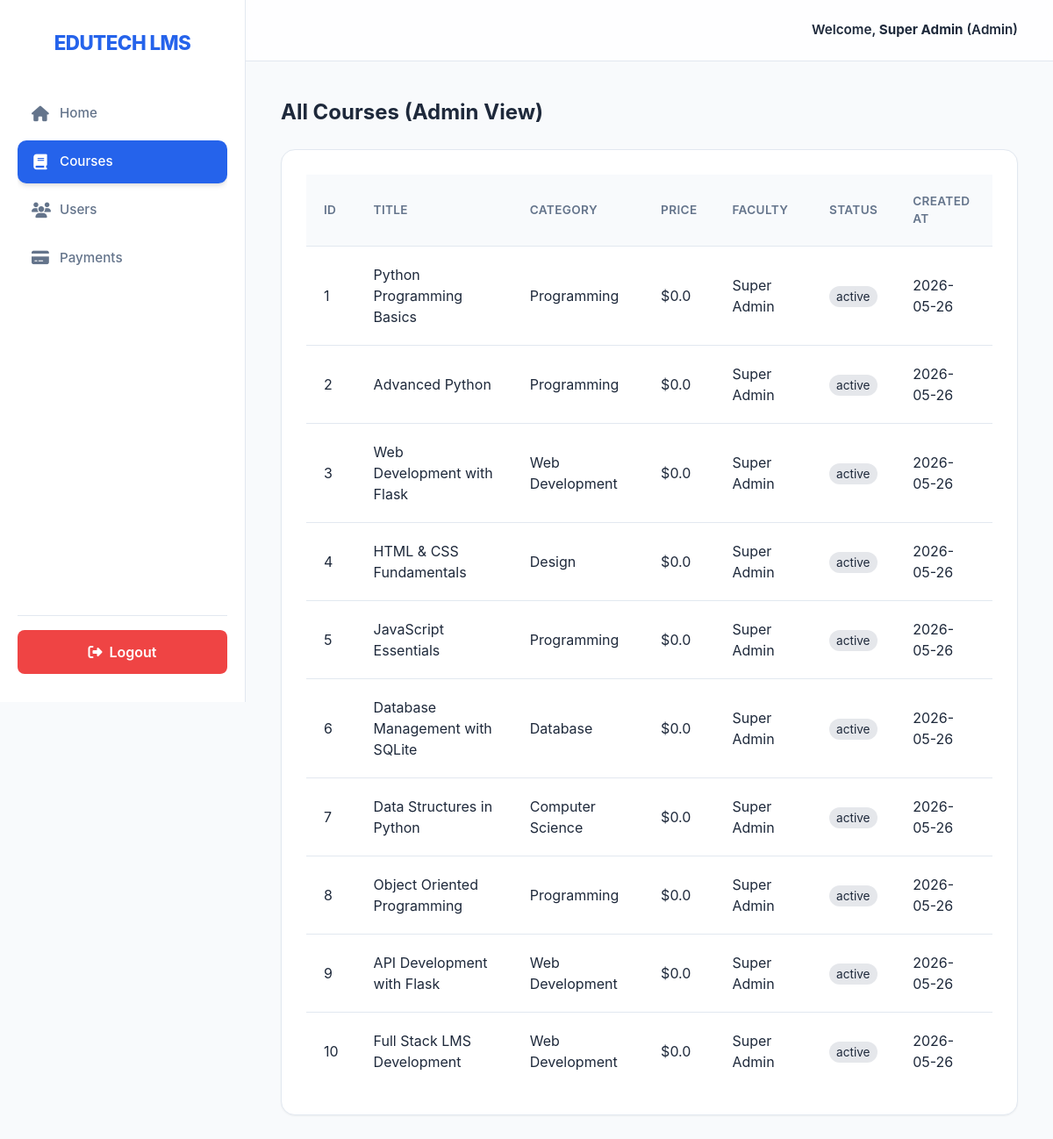
The page /admin/courses (signed in) on the database as committed earlier.
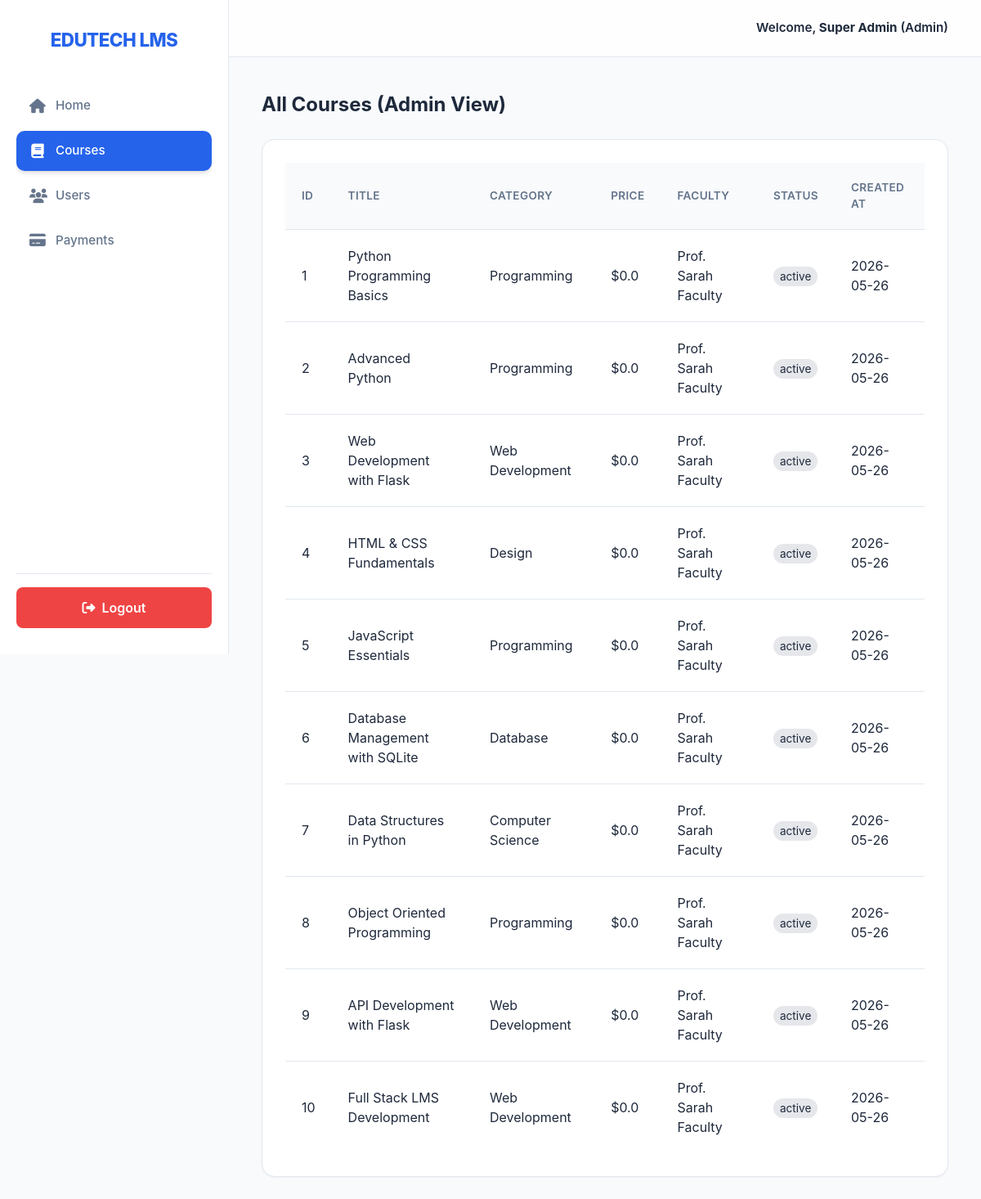
The same page on the database as committed later.
### tables this page shows
CREATE TABLE users (
        id INTEGER PRIMARY KEY AUTOINCREMENT,
        name TEXT NOT NULL,
        email TEXT UNIQUE NOT NULL,
        password TEXT NOT NULL,
        role TEXT NOT NULL, -- admin, student, faculty, parent
        created_at TIMESTAMP DEFAULT CURRENT_TIMESTAMP
    , phone TEXT);

CREATE TABLE courses (
        id INTEGER PRIMARY KEY AUTOINCREMENT,
        title TEXT NOT NULL,
        description TEXT,
        category TEXT,
        price REAL DEFAULT 0.0,
        status TEXT DEFAULT 'draft', -- draft, published
        faculty_id INTEGER,
        created_at TIMESTAMP DEFAULT CURRENT_TIMESTAMP, thumbnail TEXT, difficulty TEXT, duration TEXT, instructor_name TEXT, video_url TEXT,
        FOREIGN KEY (faculty_id) REFERENCES users (id)
    );

### app.py (the view)
@app.route('/admin/courses')
@login_required(role='admin')
def admin_courses():
    conn = get_db()
    courses = conn.execute("""
        SELECT c.*, u.name as faculty_name
        FROM courses c
        LEFT JOIN users u ON c.faculty_id = u.id
    """).fetchall()
    conn.close()
    return render_template('admin_courses.html', courses=courses)

### app.py (called while the page is built)
def login_required(role=None):
    def wrapper(f):
        @wraps(f)
        def decorated_function(*args, **kwargs):
            if 'user_id' not in session:
                return redirect(url_for('login'))
            if role and session.get('role') != role:
                flash('Unauthorized access!', 'danger')
                return redirect(url_for('dashboard'))
            return f(*args, **kwargs)
        return decorated_function
    return wrapper

### database.py (called while the page is built)
def get_db():
    conn = sqlite3.connect(DB_NAME, check_same_thread=False)
    conn.row_factory = sqlite3.Row
    return conn

### templates/admin_courses.html
{% extends "base.html" %}
{% block content %}
<h2 style="margin-bottom: 1.5rem;">All Courses (Admin View)</h2>
<div class="card">
    <table>
        <thead>
            <tr>
                <th>ID</th>
                <th>Title</th>
                <th>Category</th>
                <th>Price</th>
                <th>Faculty</th>
                <th>Status</th>
                <th>Created At</th>
            </tr>
        </thead>
        <tbody>
            {% for course in courses %}
            <tr>
                <td>{{ course.id }}</td>
                <td>{{ course.title }}</td>
                <td>{{ course.category }}</td>
                <td>${{ course.price }}</td>
                <td>{{ course.faculty_name or 'Not Assigned' }}</td>
                <td><span style="padding: 4px 8px; border-radius: 12px; background: #E5E7EB; font-size: 0.85rem;">{{ course.status }}</span></td>
                <td>{{ course.created_at[:10] }}</td>
            </tr>
            {% else %}
            <tr>
                <td colspan="7" style="text-align: center;">No courses found.</td>
            </tr>
            {% endfor %}
        </tbody>
    </table>
</div>
{% endblock %}

### templates/base.html (shortened to what the changed rows need)
<!DOCTYPE html>
<html lang="en">
<head>
    <link rel="stylesheet" href="{{ url_for('static', filename='css/style.css') }}">
    <link rel="stylesheet" href="https://cdnjs.cloudflare.com/ajax/libs/font-awesome/6.4.0/css/all.min.css">
</head>
<body>
    {% if session.get('user_id') and session.get('role') == 'student' %}
    <div class="sidebar">
        <div class="brand">
            <i class="fas fa-graduation-cap"></i> EDUTECH LMS
        </div>
        <ul class="nav-links">
            <li><a href="{{ url_for('student_dashboard') }}" class="{{ 'active' if request.endpoint == 'student_dashboard' }}"><i class="fas fa-th-large"></i> Dashboard</a></li>
            <li><a href="{{ url_for('browse_courses') }}" class="{{ 'active' if request.endpoint == 'browse_courses' }}"><i class="fas fa-search"></i> Browse Courses</a></li>
            <li><a href="{{ url_for('student_my_courses') }}" class="{{ 'active' if request.endpoint == 'student_my_courses' }}"><i class="fas fa-book"></i> My Courses</a></li>
            <li><a href="{{ url_for('student_attendance') }}" class="{{ 'active' if request.endpoint == 'student_attendance' }}"><i class="fas fa-calendar-check"></i> Attendance</a></li>
            <li><a href="{{ url_for('student_assessments') }}" class="{{ 'active' if request.endpoint == 'student_assessments' }}"><i class="fas fa-vial"></i> Assessments</a></li>
            <li><a href="{{ url_for('student_assignments') }}" class="{{ 'active' if request.endpoint == 'student_assignments' }}"><i class="fas fa-file-alt"></i> Assignments</a></li>
            <li><a href="{{ url_for('student_certificates') }}" class="{{ 'active' if request.endpoint == 'student_certificates' }}"><i class="fas fa-certificate"></i> Certificates</a></li>
            <li><a href="{{ url_for('student_progress') }}" class="{{ 'active' if request.endpoint == 'student_progress' }}"><i class="fas fa-chart-line"></i> Progress Report</a></li>
            <li><a href="{{ url_for('student_video_learning') }}" class="{{ 'active' if request.endpoint == 'student_video_learning' }}"><i class="fas fa-video"></i> Video Learning</a></li>
            <li><a href="{{ url_for('payment') }}" class="{{ 'active' if request.endpoint == 'payment' }}"><i class="fas fa-credit-card"></i> Fees / Payments</a></li>
            <li><a href="{{ url_for('student_notifications') }}" class="{{ 'active' if request.endpoint == 'student_notifications' }}"><i class="fas fa-bell"></i> Notifications</a></li>
            <li><a href="{{ url_for('student_profile') }}" class="{{ 'active' if request.endpoint == 'student_profile' }}"><i class="fas fa-user-cog"></i> Profile Settings</a></li>
        </ul>
        <div class="sidebar-footer" style="margin-top: auto; padding-top: 1rem; border-top: 1px solid var(--border-color);">
            <a href="{{ url_for('logout') }}" class="btn-logout" style="background-color: var(--danger-color); color: white; text-decoration: none; font-weight: 600; display: flex; align-items: center; justify-content: center; padding: 0.8rem; border-radius: 8px; transition: all 0.3s ease; box-shadow: 0 4px 6px -1px rgba(239, 68, 68, 0.2);">
                <i class="fas fa-sign-out-alt" style="margin-right: 8px;"></i> Logout
            </a>
        </div>
    </div>
    <div class="main-content">
    {% elif session.get('user_id') %}
    <div class="main-content">
    {% endif %}
    <div class="topbar">
        {% if session.get('user_id') %}
        <div class="user-info">
            Welcome, <strong>{{ session.get('name') }}</strong> ({{ session.get('role')|capitalize }})
        </div>
        {% endif %}
    </div>
    <div class="container">
        {% block content %}{% endblock %}
    </div>
    {% if session.get('user_id') %}
    </div>
    {% endif %}
</body>
</html>

Rows that differ between the two databases and show on the page:
no longer on this page (row unchanged): users: get "Super Admin", get "Admin"
changed courses "Python Programming Basics": name "Super Admin" → "Prof. Sarah Faculty"
changed courses "Advanced Python": name "Super Admin" → "Prof. Sarah Faculty"
changed courses "Web Development with Flask": name "Super Admin" → "Prof. Sarah Faculty"
changed courses "HTML & CSS Fundamentals": name "Super Admin" → "Prof. Sarah Faculty"
changed courses "JavaScript Essentials": name "Super Admin" → "Prof. Sarah Faculty"
changed courses "Database Management with SQLite": name "Super Admin" → "Prof. Sarah Faculty"
changed courses "Data Structures in Python": name "Super Admin" → "Prof. Sarah Faculty"
changed courses "Object Oriented Programming": name "Super Admin" → "Prof. Sarah Faculty"
changed courses "API Development with Flask": name "Super Admin" → "Prof. Sarah Faculty"
changed courses "Full Stack LMS Development": name "Super Admin" → "Prof. Sarah Faculty"
Other text that changed with them:
{{ session.get('name') }}: (not shown) → "Super Admin"
{{ session.get('role')|capitalize }}: (not shown) → "Admin"
